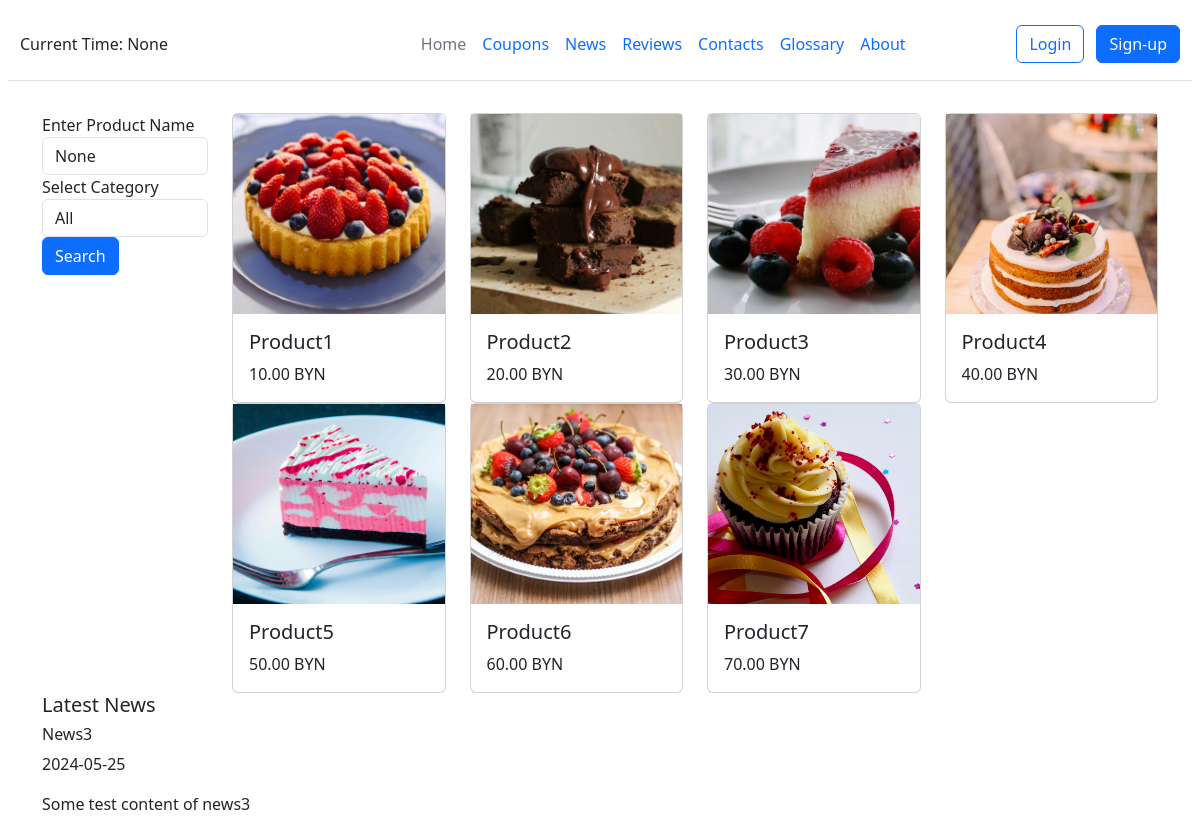
Screenshot of /products/ with the database file from the repository.
### core/models.py (models this page shows, shortened)
class Product(models.Model):
    product_id = models.AutoField(primary_key=True)
    name = models.CharField(max_length=100)
    price = models.DecimalField(max_digits=10, decimal_places=2)
    image = models.ImageField(upload_to='products/')
    category = models.ForeignKey(ProductCategory, on_delete=models.CASCADE)

class News(models.Model):
    title = models.CharField(max_length=200)
    content = models.TextField()
    created_at = models.DateTimeField(auto_now_add=True)

### core/views.py (the view)
# urls.py: path('products/', views.products_view, name='products'),
def products_view(request):
    current_time = getattr(request, 'current_time', None)
    product_name = request.GET.get('product_name')
    category_name = request.GET.get('category')
    products = Product.objects.all()
    if product_name:
        products = products.filter(name__icontains=product_name)
    if category_name:
        products = products.filter(category__name=category_name)
    categories = ProductCategory.objects.all()
    latest_news = News.objects.order_by('-created_at')[:1]
    context = {
        'current_time': current_time,
        'product_name': product_name,
        'category_name': category_name,
        'products': products,
        'categories': categories,
        'is_customer': request.user.has_perm('core.customer'),
        'is_employee': request.user.has_perm('core.employee'),
        'latest_news': latest_news
    }
    return render(request, 'products.html', context)

### templates/products.html (shortened to what this page needs)
{% extends 'base.html' %}
{% block content %}
    <div class="container">
        <div class="row">
            <div class="col-2">
                <form method="get">
                    <div class="form-group">
                        <label for="productName">Enter Product Name</label>
                        <input value="{{ product_name }}" type="text" class="form-control" id="productName"
                               name="product_name"
                               placeholder="Enter Product Name">
                    </div>
                    <div class="form-group">
                        <label for="category">Select Category</label>
                        <select class="form-control" id="category" name="category">
                            <option value="">All</option>
                        </select>
                    </div>
                    <button type="submit" class="btn btn-primary">Search</button>
                </form>
            </div>
            <div class="col-10">
                <div class="row">
                    {% for product in products %}
                        <div class="col-3">
                            <div class="card">
                                <img style="width: 100%;height: 200px;object-fit: cover" src="{{ product.image.url }}"
                                     class="" alt="...">
                                <div class="card-body">
                                    <h5 class="card-title">{{ product.name }}</h5>
                                    <p class="card-text">{{ product.price }} BYN</p>
                                </div>
                            </div>
                        </div>
                    {% endfor %}
                </div>
            </div>
        </div>
        <h5>Latest News</h5>
        <ul class="list-unstyled">
            {% for news in latest_news %}
                <li>
                    <h6>{{ news.title }}</h6>
                    <p>{{ news.created_at|date:"Y-m-d" }}</p>
                    <p>{{ news.content|truncatewords:15 }}</p>
                </li>
            {% endfor %}
        </ul>
    </div>
{% endblock %}

### templates/base.html (shortened to what this page needs)
{% load static %}
{% load tz %}
<!DOCTYPE html>
<html lang="en">
<head>
    {% load bootstrap5 %}
    {% bootstrap_css %}
</head>
<body>
<div class="p-2">
    <header class="container-fluid py-3 mb-4 d-flex align-items-center justify-content-between border-bottom">
        <div class="col-md-3 mb-2 mb-md-0">
            Current Time:
            {% localtime off %}
                {{ current_time }}
            {% endlocaltime %}
        </div>
        <ul class="nav col-12 col-sm-auto mb-2 justify-content-center mb-md-0">
            <li><a href="{% url 'products' %}" class="nav-link px-2 link-secondary">Home</a></li>
            <li><a href="{% url 'coupons' %}" class="nav-link px-2">Coupons</a></li>
            <li><a href="{% url 'news' %}" class="nav-link px-2">News</a></li>
            <li><a href="{% url 'reviews' %}" class="nav-link px-2">Reviews</a></li>
            <li><a href="{% url 'contacts' %}" class="nav-link px-2">Contacts</a></li>
            <li><a href="{% url 'glossary' %}" class="nav-link px-2">Glossary</a></li>
            <li><a href="{% url 'about' %}" class="nav-link px-2">About</a></li>
        </ul>
        <div class="">
            {% if user.is_authenticated %}
                <div>
                    <div class="d-flex align-items-center">
                        <div class="me-3">Welcome, {{ user.username }}</div>
                        <a class="btn btn-outline-dark" href="{% url 'logout' %}">Logout</a>
                    </div>
                </div>
            {% else %}
                <a href="{% url 'login' %}" class="btn btn-outline-primary me-2">Login</a>
                <a href="{% url 'register' %}" class="btn btn-primary">Sign-up</a>
            {% endif %}
        </div>
    </header>
</div>
<div class="content">
    {% block content %}
    {% endblock %}
</div>
</body>
</html>

### rows the page displays
Product: image (picture), name "Product1", price "10.00"
Product: image (picture), name "Product2", price "20.00"
Product: image (picture), name "Product3", price "30.00"
Product: image (picture), name "Product4", price "40.00"
Product: image (picture), name "Product5", price "50.00"
Product: image (picture), name "Product6", price "60.00"
Product: image (picture), name "Product7", price "70.00"
News: title "News3", created_at "2024-05-25", content "Some test content of news3"

### other values shown
{{ current_time }} "None"
